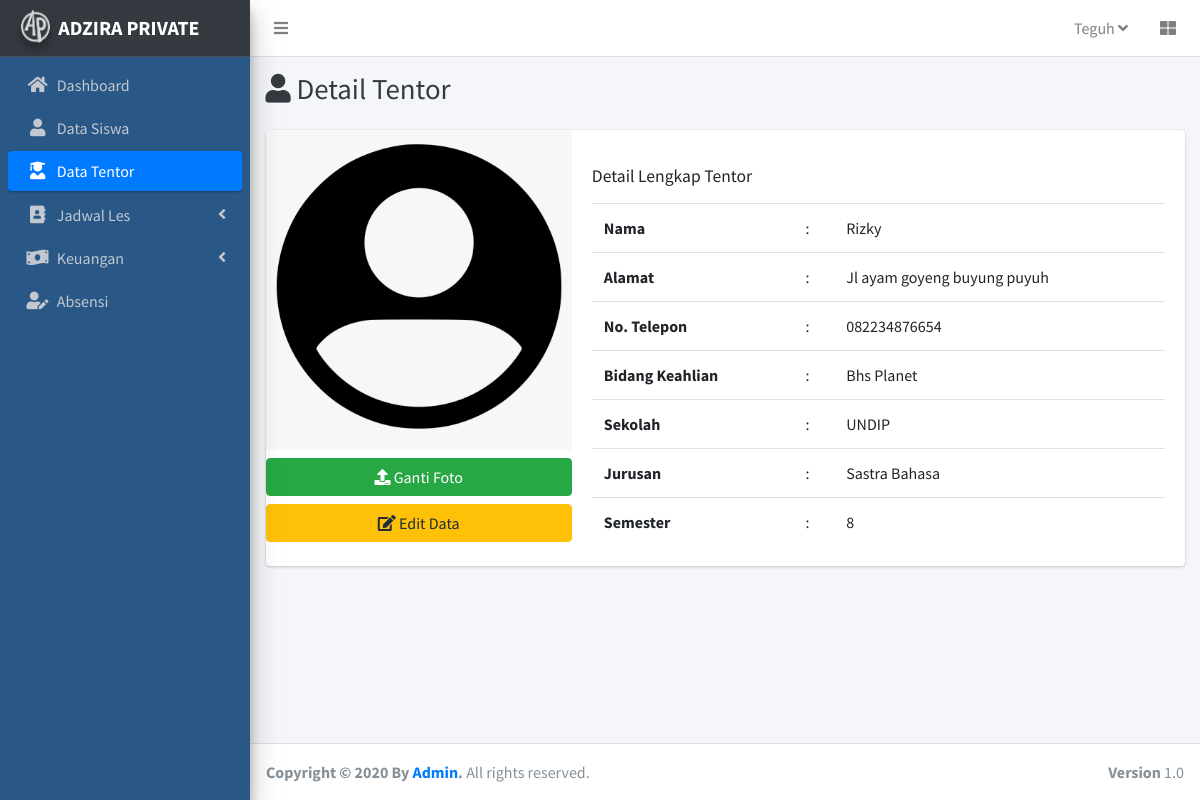
Page /c_tentor/detail/9 on the committed database.
### tables this page shows
CREATE TABLE `tentor` (
  `id_tentor` int(11) NOT NULL,
  `nama` varchar(50) NOT NULL,
  `alamat` varchar(255) NOT NULL,
  `no_tlp` varchar(13) NOT NULL,
  `bidang_keahlian` varchar(50) DEFAULT NULL,
  `sekolah` varchar(50) DEFAULT NULL,
  `jurusan` varchar(50) DEFAULT NULL,
  `semester` int(11) DEFAULT NULL,
  `image` varchar(50) DEFAULT NULL
);

### application/controllers/C_Tentor.php (called while the page is built, shortened)
<?php
class C_Tentor extends CI_Controller{
    public function __Construct()
    {
        $this->load->model('Tentor_model');
    }
    public function detail($id)
    {
        $data['tentor']= $this->Tentor_model->getTentorById($id);
        $data['judul'] = 'Detail Tentor';
        $data['aktifdashboard'] = '';
        $data['aktifsiswa'] = '';
        $data['aktiftentor'] = 'active';
        $data['aktifjadwal'] = '';
        $data['aktifabsensi'] = '';
        $data['aktifkeuangan'] = '';
        $data['user'] = $this->db->get_where('admin')->row_array();
        $this->load->view('template/header',$data);
        $this->load->view('tentor/detail',$data);
        $this->load->view('template/footer');
        $this->load->view('modal/modaledittentor');
        $this->load->view('modal/modaluploadfototentor');
    }
}

### index.php (called while the page is built, shortened)
<?php
require_once BASEPATH.'core/CodeIgniter.php';

### application/models/Tentor_model.php (called while the page is built, shortened)
<?php
class Tentor_model extends CI_model{
    public function getTentorById($id)
    {
        return $this->db->get_where('tentor',['id_tentor' => $id])->row_array();
    }
}

### application/views/template/header.php (shortened to what this page needs)
<!DOCTYPE html>
<html>
<head>
  <link rel="stylesheet" href="<?= base_url();?>assetAdmin/plugins/fontawesome-free/css/all.min.css">
  <link rel="stylesheet" href="https://code.ionicframework.com/ionicons/2.0.1/css/ionicons.min.css">
  <link rel="stylesheet" href="<?= base_url();?>assetAdmin/plugins/tempusdominus-bootstrap-4/css/tempusdominus-bootstrap-4.min.css">
  <link rel="stylesheet" href="<?= base_url();?>assetAdmin/plugins/icheck-bootstrap/icheck-bootstrap.min.css">
  <link rel="stylesheet" href="<?= base_url();?>assetAdmin/plugins/jqvmap/jqvmap.min.css">
  <link rel="stylesheet" href="<?= base_url();?>assetAdmin/dist/css/adminlte.min.css">
  <link rel="stylesheet" href="<?= base_url();?>assetAdmin/dist/jos.css">
  <link rel="stylesheet" href="<?= base_url();?>assetAdmin/plugins/overlayScrollbars/css/OverlayScrollbars.min.css">
  <link rel="stylesheet" href="<?= base_url();?>assetAdmin/plugins/daterangepicker/daterangepicker.css">
  <link rel="stylesheet" href="<?= base_url();?>assetAdmin/plugins/summernote/summernote-bs4.css">
</head>
<body class="hold-transition sidebar-mini layout-fixed">
<div class="wrapper">
  <nav class="main-header navbar navbar-expand navbar-white navbar-light">
    <ul class="navbar-nav">
      <li class="nav-item">
        <a class="nav-link" data-widget="pushmenu" href="#" role="button"><i class="fas fa-bars"></i></a>
      </li>
    </ul>
    <ul class="navbar-nav ml-auto">
      <li class="nav-item dropdown">
        <a class="nav-link" data-toggle="dropdown" href="#"> <?= $user['username'];?>
          <i class="fas fa-angle-down"></i>
        </a>
      </li>
      <li class="nav-item">
        <a class="nav-link" data-widget="control-sidebar" data-slide="true" href="#" role="button">
          <i class="fas fa-th-large"></i>
        </a>
      </li>
    </ul>
  </nav>
  <aside class="main-sidebar sidebar-dark-primary elevation-4 bg-dark">
    <a href="<?= base_url();?>" class="brand-link">
      <img src="<?= base_url();?>assetAdmin/dist/img/AdminLTELogo.png" alt="AdminLTE Logo" class="brand-image img-circle elevation-3"
           style="opacity: .8">
      <span class="brand-text font-weight-bold">ADZIRA PRIVATE</span>
    </a>
    <div class="sidebar froge">
      <nav class="mt-2">
        <ul class="nav nav-pills nav-sidebar flex-column" data-widget="treeview" role="menu" data-accordion="false">
          <li class="nav-item has-treeview">
            <a href="<?= base_url();?>c_home" class="nav-link <?= $aktifdashboard;?>">
              <i class="nav-icon fas fa-home"></i>
              <p>Dashboard</p>
            </a>
          </li>
          <li class="nav-item has-treeview">
            <a href="<?= base_url();?>c_siswa" class="nav-link <?= $aktifsiswa;?>">
              <i class="nav-icon fas fa-user"></i>
              <p>Data Siswa</p>
            </a>
          </li>
          <li class="nav-item has-treeview">
            <a href="<?= base_url();?>c_tentor" class="nav-link <?= $aktiftentor;?>">
              <i class="nav-icon fas fa-user-graduate"></i>
              <p>Data Tentor</p>
            </a>
          </li>
          <li class="nav-item has-treeview">
            <a href="#" class="nav-link <?= $aktifjadwal;?>">
              <i class="nav-icon fas fa-address-book"></i>
              <p>
                Jadwal Les
                <i class="right fas fa-angle-left"></i>
              </p>
            </a>
          </li>
          <li class="nav-item has-treeview">
            <a href="#" class="nav-link <?= $aktifkeuangan;?>">
              <i class="nav-icon fas fa-money-bill-wave"></i>
              <p>
                Keuangan
                <i class="fas fa-angle-left right"></i>
              </p>
            </a>
          </li>
          <li class="nav-item has-treeview">
            <a href="<?= base_url() ;?>c_absensi" class="nav-link <?= $aktifabsensi;?>">
              <i class="nav-icon fas fa-user-edit"></i>
              <p> Absensi</p>
            </a>
          </li>
        </ul>
      </nav>
    </div>
  </aside>

### application/views/tentor/detail.php (shortened to what this page needs)
<div class="content-wrapper">
    <div class="content-header">
      <div class="container-fluid">
        <div class="row mb-2">
          <div class="col-sm-12">
            <h1 class="m-0 text-dark"><i class="fas fa-user"></i> Detail Tentor</h1>
          </div>
        </div>
      </div>
    </div>
    <section class="content">
        <div class="container">
            <div class="card md">
                <div class="row no-gutters">
                    <div class="col-md">
                        <?php if($tentor['image']!=null):?>
                            <img src="<?= base_url();?>uploads/foto/<?= $tentor['image'];?>" class="card-img" alt="...">
                        <?php else :?>
                            <img src="<?= base_url();?>assetAdmin/dist/img/avatar5.png" class="card-img" alt="...">
                        <?php endif;?>
                        <button class="btn btn-success btn-block mt-2" data-toggle="modal" data-target="#ModalUploadFotoTentor">
                            <i class="fas fa-upload"></i> Ganti Foto
                        </button>
                        <button class="btn btn-warning btn-block mt-2" data-toggle="modal" data-target="#ModalEditDataTentor">
                            <i class="fas fa-edit"></i> Edit Data
                        </button>
                    </div>
                    <div class="col-md-8">
                    <div class="card-body">
                        <h5 class="card-title my-3">Detail Lengkap Tentor</h5>
                        <table class="table mt-2">
                            <tbody>
                            <tr>
                                <th scope="row">Nama</th>
                                <td>:</td>
                                <td><?= $tentor['nama'];?></td>
                            </tr>
                            <tr>
                                <th scope="row">Alamat</th>
                                <td>:</td>
                                <td><?= $tentor['alamat'];?></td>
                            </tr>
                            <tr>
                                <th scope="row">No. Telepon</th>
                                <td>:</td>
                                <td><?= $tentor['no_tlp'];?></td>
                            </tr>
                            <tr>
                                <th scope="row">Bidang Keahlian</th>
                                <td>:</td>
                                <td><?= $tentor['bidang_keahlian'];?></td>
                            </tr>
                            <tr>
                                <th scope="row">Sekolah</th>
                                <td>:</td>
                                <td><?= $tentor['sekolah'];?></td>
                            </tr>
                            <tr>
                                <th scope="row">Jurusan</th>
                                <td>:</td>
                                <td><?= $tentor['jurusan'];?></td>
                            </tr>
                            <tr>
                                <th scope="row">Semester</th>
                                <td>:</td>
                                <td><?= $tentor['semester'];?></td>
                            </tr>
                            </tbody>
                        </table></div>
                    </div>
                </div>
            </div>
        </div>
    </section>
</div>

### rows in the picture
tentor: nama "Rizky", alamat "Jl ayam goyeng buyung puyuh", no_tlp "082234876654", bidang_keahlian "Bhs Planet", sekolah "UNDIP", jurusan "Sastra Bahasa", semester "8"

### other values in the picture
$user['username'] "Teguh"
